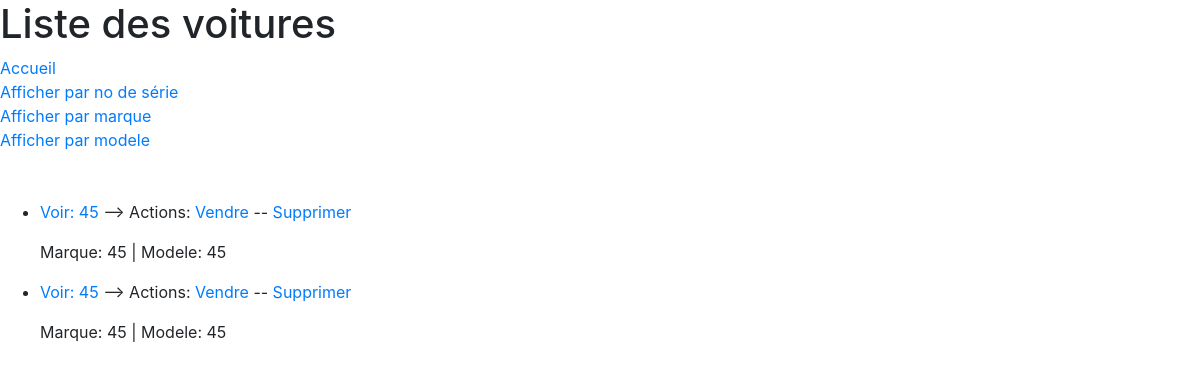
Page /magasin/voiture/list/ on the earlier database version.
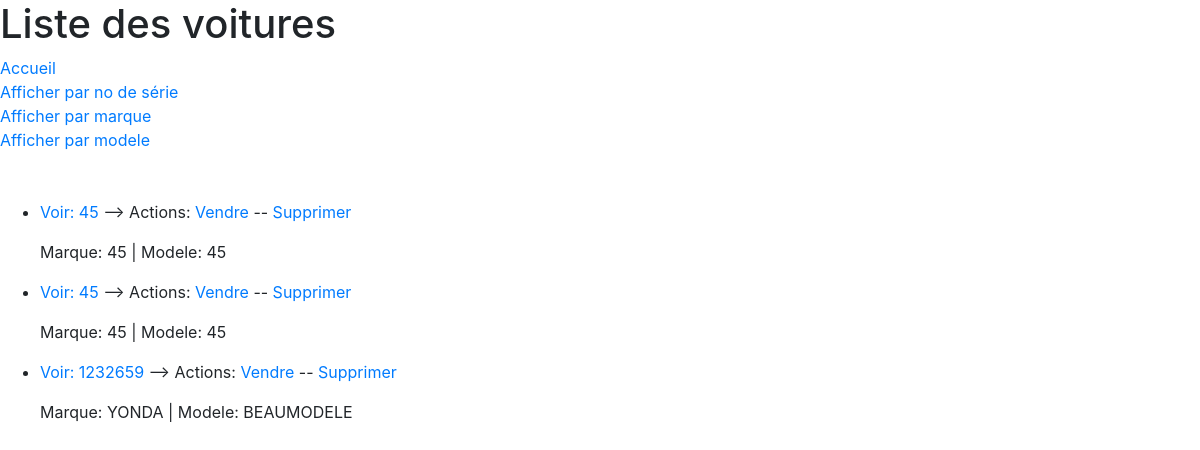
Same page on the later database version.
### magasin/models.py (models this page shows)
class Voiture(models.Model):
    no_serie = models.IntegerField(unique=True)
    marque = models.CharField(max_length=25)
    modele = models.CharField(max_length=25)
    COLOR_CHOICE = (
        ('Bl', 'Bleu'),
        ('Ro', 'Rouge'),
        ('Ja', 'Jaune'),
        ('No', 'Noir'),
        ('Blc', 'Blanc'),
        ('Gr', 'Gris'),
        ('Ve', 'Vert'),
    )
    couleur = models.CharField(max_length=4, choices=COLOR_CHOICE)
    annee = models.DateField()
    poids = models.IntegerField()
    prix = models.FloatField()
    def get_absolute_url(self):
        return reverse('magasin:voiture-detail', kwargs={'pk': self.pk})

### magasin/views.py (the view)
# urls.py: path('voiture/list/', VoitureList.as_view(), name='voiture-list'),
class VoitureList(ListView):
    model = Voiture
    context_object_name = 'voiture_list'
    fields = '__all__'
    def get_queryset(self):
        self.queryset = Voiture.objects.filter(
            ~Q(id__in=Facture.objects.values_list('voitureVendue_id', flat=True))
        )
        return super().get_queryset()
    def get_ordering(self):
        ordering = self.request.GET.get('orderby', 'no_serie')
        return ordering

### magasin/templates/magasin/voiture_list.html
{% extends "magasin/base.html" %}
{% block content %}
<h1>Liste des voitures</h1>
<a href="/">Accueil</a><br>
<a href="{% url 'magasin:voiture-list' %}">Afficher par no de série</a><br>
<a href="{% url 'magasin:voiture-list' %}?orderby=marque">Afficher par marque</a><br>
<a href="{% url 'magasin:voiture-list' %}?orderby=modele">Afficher par modele</a><br>
<br><br>
  {% if voiture_list %}
  <ul>
    {% for voiture in voiture_list %}
      <li>
        <p><a href="{{ voiture.get_absolute_url }}">Voir: {{ voiture.no_serie }}</a> --> Actions: <a href="{% url 'magasin:voiture-vendre' voiture.id %}">Vendre</a> -- <a href="{% url 'magasin:voiture-delete' voiture.id %}">Supprimer</a></p>
        <p>Marque: {{voiture.marque}} | Modele: {{voiture.modele}}</p>
      </li>
    {% endfor %}
  </ul>
  {% else %}
    <p>Aucune voiture à afficher.</p>
  {% endif %}
{% endblock content %}

Differences in the rows shown:
added Voiture: no_serie "1232659", marque "YONDA", modele "BEAUMODELE"
